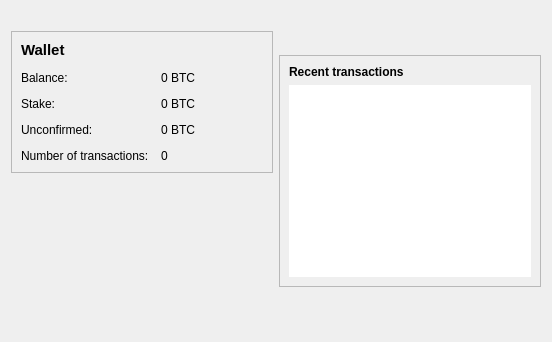
<?xml version="1.0" encoding="UTF-8"?>
<ui version="4.0">
 <class>OverviewPage</class>
 <widget class="QWidget" name="OverviewPage">
  <property name="geometry">
   <rect>
    <x>0</x>
    <y>0</y>
    <width>552</width>
    <height>342</height>
   </rect>
  </property>
  <property name="windowTitle">
   <string>Form</string>
  </property>
  <layout class="QHBoxLayout" name="horizontalLayout" stretch="1,1">
   <item>
    <layout class="QVBoxLayout" name="verticalLayout_2">
     <item>
      <widget class="QLabel" name="label_7">
       <property name="maximumSize">
        <size>
         <width>337</width>
         <height>109</height>
        </size>
       </property>
       <property name="text">
        <string/>
       </property>
       <property name="pixmap">
        <pixmap resource="../bitcoin.qrc">:/images/LogoWords</pixmap>
       </property>
       <property name="scaledContents">
        <bool>true</bool>
       </property>
      </widget>
     </item>
     <item>
      <widget class="QFrame" name="frame">
       <property name="frameShape">
        <enum>QFrame::StyledPanel</enum>
       </property>
       <property name="frameShadow">
        <enum>QFrame::Raised</enum>
       </property>
       <layout class="QFormLayout" name="formLayout_2">
        <property name="fieldGrowthPolicy">
         <enum>QFormLayout::AllNonFixedFieldsGrow</enum>
        </property>
        <property name="horizontalSpacing">
         <number>12</number>
        </property>
        <property name="verticalSpacing">
         <number>12</number>
        </property>
        <item row="2" column="0">
         <widget class="QLabel" name="label">
          <property name="text">
           <string>Balance:</string>
          </property>
         </widget>
        </item>
        <item row="2" column="1">
         <widget class="QLabel" name="labelBalance">
          <property name="text">
           <string notr="true">0 BTC</string>
          </property>
         </widget>
        </item>
        <item row="5" column="0">
         <widget class="QLabel" name="label_2">
          <property name="text">
           <string>Number of transactions:</string>
          </property>
         </widget>
        </item>
        <item row="5" column="1">
         <widget class="QLabel" name="labelNumTransactions">
          <property name="text">
           <string>0</string>
          </property>
         </widget>
        </item>
        <item row="4" column="0">
         <widget class="QLabel" name="label_3">
          <property name="text">
           <string>Unconfirmed:</string>
          </property>
         </widget>
        </item>
        <item row="4" column="1">
         <widget class="QLabel" name="labelUnconfirmed">
          <property name="text">
           <string notr="true">0 BTC</string>
          </property>
         </widget>
        </item>
        <item row="3" column="0">
         <widget class="QLabel" name="label_6">
          <property name="text">
           <string>Stake:</string>
          </property>
         </widget>
        </item>
        <item row="3" column="1">
         <widget class="QLabel" name="labelStake">
          <property name="text">
           <string notr="true">0 BTC</string>
          </property>
         </widget>
        </item>
        <item row="1" column="0">
         <widget class="QLabel" name="label_5">
          <property name="font">
           <font>
            <pointsize>11</pointsize>
            <weight>75</weight>
            <bold>true</bold>
           </font>
          </property>
          <property name="text">
           <string>Wallet</string>
          </property>
         </widget>
        </item>
       </layout>
      </widget>
     </item>
     <item>
      <spacer name="verticalSpacer">
       <property name="orientation">
        <enum>Qt::Vertical</enum>
       </property>
       <property name="sizeHint" stdset="0">
        <size>
         <width>20</width>
         <height>40</height>
        </size>
       </property>
      </spacer>
     </item>
    </layout>
   </item>
   <item>
    <layout class="QVBoxLayout" name="verticalLayout_3">
     <item>
      <spacer name="verticalSpacer_3">
       <property name="orientation">
        <enum>Qt::Vertical</enum>
       </property>
       <property name="sizeHint" stdset="0">
        <size>
         <width>20</width>
         <height>40</height>
        </size>
       </property>
      </spacer>
     </item>
     <item>
      <widget class="QFrame" name="frame_2">
       <property name="frameShape">
        <enum>QFrame::StyledPanel</enum>
       </property>
       <property name="frameShadow">
        <enum>QFrame::Raised</enum>
       </property>
       <layout class="QVBoxLayout" name="verticalLayout">
        <item>
         <widget class="QLabel" name="label_4">
          <property name="text">
           <string>&lt;b&gt;Recent transactions&lt;/b&gt;</string>
          </property>
         </widget>
        </item>
        <item>
         <widget class="QListView" name="listTransactions">
          <property name="frameShape">
           <enum>QFrame::NoFrame</enum>
          </property>
          <property name="verticalScrollBarPolicy">
           <enum>Qt::ScrollBarAlwaysOff</enum>
          </property>
          <property name="horizontalScrollBarPolicy">
           <enum>Qt::ScrollBarAlwaysOff</enum>
          </property>
         </widget>
        </item>
       </layout>
      </widget>
     </item>
     <item>
      <spacer name="verticalSpacer_2">
       <property name="orientation">
        <enum>Qt::Vertical</enum>
       </property>
       <property name="sizeHint" stdset="0">
        <size>
         <width>20</width>
         <height>40</height>
        </size>
       </property>
      </spacer>
     </item>
    </layout>
   </item>
  </layout>
 </widget>
 <resources>
  <include location="../bitcoin.qrc"/>
 </resources>
 <connections/>
</ui>
